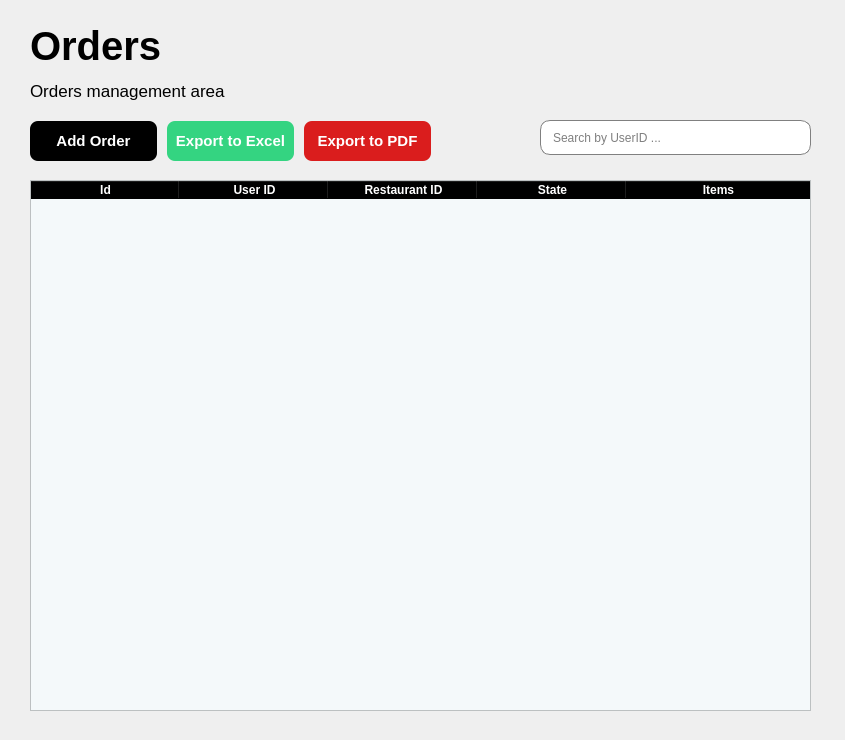
<?xml version="1.0" encoding="UTF-8"?>
<ui version="4.0">
 <class>main_screen_widget</class>
 <widget class="QWidget" name="main_screen_widget">
  <property name="geometry">
   <rect>
    <x>0</x>
    <y>0</y>
    <width>845</width>
    <height>740</height>
   </rect>
  </property>
  <property name="minimumSize">
   <size>
    <width>845</width>
    <height>740</height>
   </size>
  </property>
  <property name="maximumSize">
   <size>
    <width>845</width>
    <height>740</height>
   </size>
  </property>
  <property name="windowTitle">
   <string>Form</string>
  </property>
  <property name="styleSheet">
   <string notr="true"/>
  </property>
  <widget class="QStackedWidget" name="stackedWidget">
   <property name="geometry">
    <rect>
     <x>10</x>
     <y>20</y>
     <width>841</width>
     <height>701</height>
    </rect>
   </property>
   <property name="currentIndex">
    <number>4</number>
   </property>
   <widget class="QWidget" name="page_consultas">
    <widget class="QLabel" name="label">
     <property name="geometry">
      <rect>
       <x>360</x>
       <y>220</y>
       <width>91</width>
       <height>61</height>
      </rect>
     </property>
     <property name="text">
      <string>Consultas</string>
     </property>
    </widget>
   </widget>
   <widget class="QWidget" name="page_usuarios">
    <widget class="QTableWidget" name="tabla_users">
     <property name="geometry">
      <rect>
       <x>20</x>
       <y>160</y>
       <width>781</width>
       <height>531</height>
      </rect>
     </property>
     <property name="styleSheet">
      <string notr="true">QHeaderView::section{
	font-weight: bold;
	background-color: black;
	color: white;
}

QTableWidget{
	alternate-background-color: #B0EDFB;
	background-color: #F4F9FA;
}</string>
     </property>
     <property name="alternatingRowColors">
      <bool>true</bool>
     </property>
     <property name="textElideMode">
      <enum>Qt::TextElideMode::ElideMiddle</enum>
     </property>
     <property name="columnCount">
      <number>7</number>
     </property>
     <attribute name="horizontalHeaderVisible">
      <bool>true</bool>
     </attribute>
     <attribute name="horizontalHeaderCascadingSectionResizes">
      <bool>false</bool>
     </attribute>
     <attribute name="horizontalHeaderDefaultSectionSize">
      <number>80</number>
     </attribute>
     <attribute name="horizontalHeaderShowSortIndicator" stdset="0">
      <bool>false</bool>
     </attribute>
     <attribute name="horizontalHeaderStretchLastSection">
      <bool>true</bool>
     </attribute>
     <attribute name="verticalHeaderVisible">
      <bool>false</bool>
     </attribute>
     <attribute name="verticalHeaderCascadingSectionResizes">
      <bool>false</bool>
     </attribute>
     <attribute name="verticalHeaderStretchLastSection">
      <bool>false</bool>
     </attribute>
     <column>
      <property name="text">
       <string>Id</string>
      </property>
     </column>
     <column>
      <property name="text">
       <string>Username</string>
      </property>
     </column>
     <column>
      <property name="text">
       <string>Email</string>
      </property>
     </column>
     <column>
      <property name="text">
       <string>Address</string>
      </property>
     </column>
     <column>
      <property name="text">
       <string>Phone</string>
      </property>
     </column>
     <column>
      <property name="text">
       <string>CreationDate</string>
      </property>
     </column>
     <column>
      <property name="text">
       <string>Items</string>
      </property>
     </column>
    </widget>
    <widget class="QLineEdit" name="lineEdit_search_email">
     <property name="geometry">
      <rect>
       <x>530</x>
       <y>100</y>
       <width>271</width>
       <height>35</height>
      </rect>
     </property>
     <property name="minimumSize">
      <size>
       <width>0</width>
       <height>35</height>
      </size>
     </property>
     <property name="maximumSize">
      <size>
       <width>16777215</width>
       <height>35</height>
      </size>
     </property>
     <property name="styleSheet">
      <string notr="true">QLineEdit{
	padding-left: 10px;
	border: 1px solid gray;
	border-radius: 10px;
}
</string>
     </property>
     <property name="placeholderText">
      <string>Search by username or email...</string>
     </property>
    </widget>
    <widget class="QLabel" name="users_management">
     <property name="geometry">
      <rect>
       <x>20</x>
       <y>50</y>
       <width>221</width>
       <height>41</height>
      </rect>
     </property>
     <property name="font">
      <font>
       <pointsize>13</pointsize>
      </font>
     </property>
     <property name="text">
      <string>Users management area</string>
     </property>
    </widget>
    <widget class="QLabel" name="users_tittle">
     <property name="geometry">
      <rect>
       <x>20</x>
       <y>0</y>
       <width>121</width>
       <height>51</height>
      </rect>
     </property>
     <property name="font">
      <font>
       <pointsize>30</pointsize>
       <bold>true</bold>
      </font>
     </property>
     <property name="text">
      <string>Users</string>
     </property>
    </widget>
    <widget class="QWidget" name="layoutWidget">
     <property name="geometry">
      <rect>
       <x>20</x>
       <y>100</y>
       <width>401</width>
       <height>42</height>
      </rect>
     </property>
     <layout class="QHBoxLayout" name="horizontalLayout_2">
      <property name="spacing">
       <number>10</number>
      </property>
      <item>
       <widget class="QPushButton" name="btn_addUser_2">
        <property name="minimumSize">
         <size>
          <width>0</width>
          <height>40</height>
         </size>
        </property>
        <property name="styleSheet">
         <string notr="true">QPushButton{
	
	background-color: rgb(0, 0, 0);
	color: white;
	border: none;
	border-radius: 8px;
	font-weight: bold;
	font-size: 15px
}</string>
        </property>
        <property name="text">
         <string>Add User</string>
        </property>
       </widget>
      </item>
      <item>
       <widget class="QPushButton" name="btn_exportToExcel">
        <property name="minimumSize">
         <size>
          <width>0</width>
          <height>40</height>
         </size>
        </property>
        <property name="styleSheet">
         <string notr="true">QPushButton{
	background-color: #34D481;
	color: white;
	border: none;
	border-radius: 8px;
	font-weight: bold;
	font-size: 15px
}</string>
        </property>
        <property name="text">
         <string>Export to Excel</string>
        </property>
       </widget>
      </item>
      <item>
       <widget class="QPushButton" name="btn_exportToPDF">
        <property name="minimumSize">
         <size>
          <width>0</width>
          <height>40</height>
         </size>
        </property>
        <property name="styleSheet">
         <string notr="true">QPushButton{
	
	background-color: rgb(218, 29, 29);
	color: white;
	border: none;
	border-radius: 8px;
	font-weight: bold;
	font-size: 15px
}</string>
        </property>
        <property name="text">
         <string>Export to PDF</string>
        </property>
       </widget>
      </item>
     </layout>
    </widget>
   </widget>
   <widget class="QWidget" name="page_restaurantes">
    <widget class="QTableWidget" name="tabla_restaurants">
     <property name="geometry">
      <rect>
       <x>20</x>
       <y>160</y>
       <width>781</width>
       <height>531</height>
      </rect>
     </property>
     <property name="styleSheet">
      <string notr="true">QHeaderView::section{
	font-weight: bold;
	background-color: black;
	color: white;
}

QTableWidget{
	alternate-background-color: #B0EDFB;
	background-color: #F4F9FA;
}</string>
     </property>
     <property name="alternatingRowColors">
      <bool>true</bool>
     </property>
     <property name="textElideMode">
      <enum>Qt::TextElideMode::ElideMiddle</enum>
     </property>
     <property name="columnCount">
      <number>8</number>
     </property>
     <attribute name="horizontalHeaderVisible">
      <bool>true</bool>
     </attribute>
     <attribute name="horizontalHeaderCascadingSectionResizes">
      <bool>false</bool>
     </attribute>
     <attribute name="horizontalHeaderDefaultSectionSize">
      <number>80</number>
     </attribute>
     <attribute name="horizontalHeaderShowSortIndicator" stdset="0">
      <bool>false</bool>
     </attribute>
     <attribute name="horizontalHeaderStretchLastSection">
      <bool>true</bool>
     </attribute>
     <attribute name="verticalHeaderVisible">
      <bool>false</bool>
     </attribute>
     <attribute name="verticalHeaderCascadingSectionResizes">
      <bool>false</bool>
     </attribute>
     <attribute name="verticalHeaderStretchLastSection">
      <bool>false</bool>
     </attribute>
     <column>
      <property name="text">
       <string>Id</string>
      </property>
     </column>
     <column>
      <property name="text">
       <string>Name</string>
      </property>
     </column>
     <column>
      <property name="text">
       <string>Address</string>
      </property>
     </column>
     <column>
      <property name="text">
       <string>Category</string>
      </property>
     </column>
     <column>
      <property name="text">
       <string>Phone</string>
      </property>
     </column>
     <column>
      <property name="text">
       <string>Schedule</string>
      </property>
     </column>
     <column>
      <property name="text">
       <string>Qualification</string>
      </property>
     </column>
     <column>
      <property name="text">
       <string>Items</string>
      </property>
     </column>
    </widget>
    <widget class="QLineEdit" name="lineEdit_searchByNameCategoryTlfn">
     <property name="geometry">
      <rect>
       <x>530</x>
       <y>100</y>
       <width>271</width>
       <height>35</height>
      </rect>
     </property>
     <property name="minimumSize">
      <size>
       <width>0</width>
       <height>35</height>
      </size>
     </property>
     <property name="maximumSize">
      <size>
       <width>16777215</width>
       <height>35</height>
      </size>
     </property>
     <property name="styleSheet">
      <string notr="true">QLineEdit{
	padding-left: 10px;
	border: 1px solid gray;
	border-radius: 10px;
}
</string>
     </property>
     <property name="placeholderText">
      <string>Search by name, phone, category...</string>
     </property>
    </widget>
    <widget class="QLabel" name="restaurant_management">
     <property name="geometry">
      <rect>
       <x>20</x>
       <y>50</y>
       <width>261</width>
       <height>41</height>
      </rect>
     </property>
     <property name="font">
      <font>
       <pointsize>13</pointsize>
      </font>
     </property>
     <property name="text">
      <string>Restaurants management area</string>
     </property>
    </widget>
    <widget class="QWidget" name="layoutWidget_2">
     <property name="geometry">
      <rect>
       <x>20</x>
       <y>100</y>
       <width>401</width>
       <height>42</height>
      </rect>
     </property>
     <layout class="QHBoxLayout" name="horizontalLayout_6">
      <property name="spacing">
       <number>10</number>
      </property>
      <item>
       <widget class="QPushButton" name="btn_addRestaurant">
        <property name="minimumSize">
         <size>
          <width>0</width>
          <height>40</height>
         </size>
        </property>
        <property name="styleSheet">
         <string notr="true">QPushButton{
	
	background-color: rgb(0, 0, 0);
	color: white;
	border: none;
	border-radius: 8px;
	font-weight: bold;
	font-size: 15px
}</string>
        </property>
        <property name="text">
         <string>Add Restaurant</string>
        </property>
       </widget>
      </item>
      <item>
       <widget class="QPushButton" name="btn_exportToExcel_5">
        <property name="minimumSize">
         <size>
          <width>0</width>
          <height>40</height>
         </size>
        </property>
        <property name="styleSheet">
         <string notr="true">QPushButton{
	background-color: #34D481;
	color: white;
	border: none;
	border-radius: 8px;
	font-weight: bold;
	font-size: 15px
}</string>
        </property>
        <property name="text">
         <string>Export to Excel</string>
        </property>
       </widget>
      </item>
      <item>
       <widget class="QPushButton" name="btn_exportToPDF_5">
        <property name="minimumSize">
         <size>
          <width>0</width>
          <height>40</height>
         </size>
        </property>
        <property name="styleSheet">
         <string notr="true">QPushButton{
	
	background-color: rgb(218, 29, 29);
	color: white;
	border: none;
	border-radius: 8px;
	font-weight: bold;
	font-size: 15px
}</string>
        </property>
        <property name="text">
         <string>Export to PDF</string>
        </property>
       </widget>
      </item>
     </layout>
    </widget>
    <widget class="QLabel" name="restaurant_tittle">
     <property name="geometry">
      <rect>
       <x>20</x>
       <y>0</y>
       <width>241</width>
       <height>51</height>
      </rect>
     </property>
     <property name="font">
      <font>
       <pointsize>30</pointsize>
       <bold>true</bold>
      </font>
     </property>
     <property name="text">
      <string>Restaurants</string>
     </property>
    </widget>
   </widget>
   <widget class="QWidget" name="page_platos">
    <widget class="QTableWidget" name="tabla_plates">
     <property name="geometry">
      <rect>
       <x>20</x>
       <y>160</y>
       <width>781</width>
       <height>531</height>
      </rect>
     </property>
     <property name="styleSheet">
      <string notr="true">QHeaderView::section{
	font-weight: bold;
	background-color: black;
	color: white;
}

QTableWidget{
	alternate-background-color: #B0EDFB;
	background-color: #F4F9FA;
}</string>
     </property>
     <property name="alternatingRowColors">
      <bool>true</bool>
     </property>
     <property name="textElideMode">
      <enum>Qt::TextElideMode::ElideMiddle</enum>
     </property>
     <property name="columnCount">
      <number>6</number>
     </property>
     <attribute name="horizontalHeaderVisible">
      <bool>true</bool>
     </attribute>
     <attribute name="horizontalHeaderCascadingSectionResizes">
      <bool>false</bool>
     </attribute>
     <attribute name="horizontalHeaderDefaultSectionSize">
      <number>106</number>
     </attribute>
     <attribute name="horizontalHeaderShowSortIndicator" stdset="0">
      <bool>false</bool>
     </attribute>
     <attribute name="horizontalHeaderStretchLastSection">
      <bool>true</bool>
     </attribute>
     <attribute name="verticalHeaderVisible">
      <bool>false</bool>
     </attribute>
     <attribute name="verticalHeaderCascadingSectionResizes">
      <bool>false</bool>
     </attribute>
     <attribute name="verticalHeaderStretchLastSection">
      <bool>false</bool>
     </attribute>
     <column>
      <property name="text">
       <string>Id</string>
      </property>
     </column>
     <column>
      <property name="text">
       <string>Name</string>
      </property>
     </column>
     <column>
      <property name="text">
       <string>Price</string>
      </property>
     </column>
     <column>
      <property name="text">
       <string>Description</string>
      </property>
     </column>
     <column>
      <property name="text">
       <string>Restaurant ID</string>
      </property>
     </column>
     <column>
      <property name="text">
       <string>Items</string>
      </property>
     </column>
    </widget>
    <widget class="QLineEdit" name="lineEdit_searchByNameDescription">
     <property name="geometry">
      <rect>
       <x>530</x>
       <y>100</y>
       <width>271</width>
       <height>35</height>
      </rect>
     </property>
     <property name="minimumSize">
      <size>
       <width>0</width>
       <height>35</height>
      </size>
     </property>
     <property name="maximumSize">
      <size>
       <width>16777215</width>
       <height>35</height>
      </size>
     </property>
     <property name="styleSheet">
      <string notr="true">QLineEdit{
	padding-left: 10px;
	border: 1px solid gray;
	border-radius: 10px;
}
</string>
     </property>
     <property name="placeholderText">
      <string>Search by name, description ...</string>
     </property>
    </widget>
    <widget class="QLabel" name="plates_tittle">
     <property name="geometry">
      <rect>
       <x>20</x>
       <y>0</y>
       <width>241</width>
       <height>51</height>
      </rect>
     </property>
     <property name="font">
      <font>
       <pointsize>30</pointsize>
       <bold>true</bold>
      </font>
     </property>
     <property name="text">
      <string>Plates</string>
     </property>
    </widget>
    <widget class="QWidget" name="layoutWidget_3">
     <property name="geometry">
      <rect>
       <x>20</x>
       <y>100</y>
       <width>401</width>
       <height>42</height>
      </rect>
     </property>
     <layout class="QHBoxLayout" name="horizontalLayout_7">
      <property name="spacing">
       <number>10</number>
      </property>
      <item>
       <widget class="QPushButton" name="btn_addPlate">
        <property name="minimumSize">
         <size>
          <width>0</width>
          <height>40</height>
         </size>
        </property>
        <property name="styleSheet">
         <string notr="true">QPushButton{
	
	background-color: rgb(0, 0, 0);
	color: white;
	border: none;
	border-radius: 8px;
	font-weight: bold;
	font-size: 15px
}</string>
        </property>
        <property name="text">
         <string>Add Plate</string>
        </property>
       </widget>
      </item>
      <item>
       <widget class="QPushButton" name="btn_exportToExcel_2">
        <property name="minimumSize">
         <size>
          <width>0</width>
          <height>40</height>
         </size>
        </property>
        <property name="styleSheet">
         <string notr="true">QPushButton{
	background-color: #34D481;
	color: white;
	border: none;
	border-radius: 8px;
	font-weight: bold;
	font-size: 15px
}</string>
        </property>
        <property name="text">
         <string>Export to Excel</string>
        </property>
       </widget>
      </item>
      <item>
       <widget class="QPushButton" name="btn_exportToPDF_2">
        <property name="minimumSize">
         <size>
          <width>0</width>
          <height>40</height>
         </size>
        </property>
        <property name="styleSheet">
         <string notr="true">QPushButton{
	
	background-color: rgb(218, 29, 29);
	color: white;
	border: none;
	border-radius: 8px;
	font-weight: bold;
	font-size: 15px
}</string>
        </property>
        <property name="text">
         <string>Export to PDF</string>
        </property>
       </widget>
      </item>
     </layout>
    </widget>
    <widget class="QLabel" name="plates_management">
     <property name="geometry">
      <rect>
       <x>20</x>
       <y>50</y>
       <width>261</width>
       <height>41</height>
      </rect>
     </property>
     <property name="font">
      <font>
       <pointsize>13</pointsize>
      </font>
     </property>
     <property name="text">
      <string>Plates management area</string>
     </property>
    </widget>
   </widget>
   <widget class="QWidget" name="page_pedidos">
    <widget class="QTableWidget" name="tabla_orders">
     <property name="geometry">
      <rect>
       <x>20</x>
       <y>160</y>
       <width>781</width>
       <height>531</height>
      </rect>
     </property>
     <property name="styleSheet">
      <string notr="true">QHeaderView::section{
	font-weight: bold;
	background-color: black;
	color: white;
}

QTableWidget{
	alternate-background-color: #B0EDFB;
	background-color: #F4F9FA;
}</string>
     </property>
     <property name="alternatingRowColors">
      <bool>true</bool>
     </property>
     <property name="textElideMode">
      <enum>Qt::TextElideMode::ElideMiddle</enum>
     </property>
     <property name="columnCount">
      <number>5</number>
     </property>
     <attribute name="horizontalHeaderVisible">
      <bool>true</bool>
     </attribute>
     <attribute name="horizontalHeaderCascadingSectionResizes">
      <bool>false</bool>
     </attribute>
     <attribute name="horizontalHeaderDefaultSectionSize">
      <number>149</number>
     </attribute>
     <attribute name="horizontalHeaderShowSortIndicator" stdset="0">
      <bool>false</bool>
     </attribute>
     <attribute name="horizontalHeaderStretchLastSection">
      <bool>true</bool>
     </attribute>
     <attribute name="verticalHeaderVisible">
      <bool>false</bool>
     </attribute>
     <attribute name="verticalHeaderCascadingSectionResizes">
      <bool>false</bool>
     </attribute>
     <attribute name="verticalHeaderStretchLastSection">
      <bool>false</bool>
     </attribute>
     <column>
      <property name="text">
       <string>Id</string>
      </property>
     </column>
     <column>
      <property name="text">
       <string>User ID</string>
      </property>
     </column>
     <column>
      <property name="text">
       <string>Restaurant ID</string>
      </property>
     </column>
     <column>
      <property name="text">
       <string>State</string>
      </property>
     </column>
     <column>
      <property name="text">
       <string>Items</string>
      </property>
     </column>
    </widget>
    <widget class="QLineEdit" name="lineEdit_searchByUserID">
     <property name="geometry">
      <rect>
       <x>530</x>
       <y>100</y>
       <width>271</width>
       <height>35</height>
      </rect>
     </property>
     <property name="minimumSize">
      <size>
       <width>0</width>
       <height>35</height>
      </size>
     </property>
     <property name="maximumSize">
      <size>
       <width>16777215</width>
       <height>35</height>
      </size>
     </property>
     <property name="styleSheet">
      <string notr="true">QLineEdit{
	padding-left: 10px;
	border: 1px solid gray;
	border-radius: 10px;
}
</string>
     </property>
     <property name="text">
      <string/>
     </property>
     <property name="placeholderText">
      <string>Search by UserID ...</string>
     </property>
    </widget>
    <widget class="QLabel" name="plates_management_2">
     <property name="geometry">
      <rect>
       <x>20</x>
       <y>50</y>
       <width>261</width>
       <height>41</height>
      </rect>
     </property>
     <property name="font">
      <font>
       <pointsize>13</pointsize>
      </font>
     </property>
     <property name="text">
      <string>Orders management area</string>
     </property>
    </widget>
    <widget class="QLabel" name="plates_tittle_2">
     <property name="geometry">
      <rect>
       <x>20</x>
       <y>0</y>
       <width>241</width>
       <height>51</height>
      </rect>
     </property>
     <property name="font">
      <font>
       <pointsize>30</pointsize>
       <bold>true</bold>
      </font>
     </property>
     <property name="text">
      <string>Orders</string>
     </property>
    </widget>
    <widget class="QWidget" name="layoutWidget_4">
     <property name="geometry">
      <rect>
       <x>20</x>
       <y>100</y>
       <width>401</width>
       <height>42</height>
      </rect>
     </property>
     <layout class="QHBoxLayout" name="horizontalLayout_8">
      <property name="spacing">
       <number>10</number>
      </property>
      <item>
       <widget class="QPushButton" name="btn_addOrder">
        <property name="minimumSize">
         <size>
          <width>0</width>
          <height>40</height>
         </size>
        </property>
        <property name="styleSheet">
         <string notr="true">QPushButton{
	
	background-color: rgb(0, 0, 0);
	color: white;
	border: none;
	border-radius: 8px;
	font-weight: bold;
	font-size: 15px
}</string>
        </property>
        <property name="text">
         <string>Add Order</string>
        </property>
       </widget>
      </item>
      <item>
       <widget class="QPushButton" name="btn_exportToExcel_3">
        <property name="minimumSize">
         <size>
          <width>0</width>
          <height>40</height>
         </size>
        </property>
        <property name="styleSheet">
         <string notr="true">QPushButton{
	background-color: #34D481;
	color: white;
	border: none;
	border-radius: 8px;
	font-weight: bold;
	font-size: 15px
}</string>
        </property>
        <property name="text">
         <string>Export to Excel</string>
        </property>
       </widget>
      </item>
      <item>
       <widget class="QPushButton" name="btn_exportToPDF_3">
        <property name="minimumSize">
         <size>
          <width>0</width>
          <height>40</height>
         </size>
        </property>
        <property name="styleSheet">
         <string notr="true">QPushButton{
	
	background-color: rgb(218, 29, 29);
	color: white;
	border: none;
	border-radius: 8px;
	font-weight: bold;
	font-size: 15px
}</string>
        </property>
        <property name="text">
         <string>Export to PDF</string>
        </property>
       </widget>
      </item>
     </layout>
    </widget>
   </widget>
   <widget class="QWidget" name="page_detallesPedidos">
    <widget class="QLabel" name="plates_management_3">
     <property name="geometry">
      <rect>
       <x>20</x>
       <y>50</y>
       <width>261</width>
       <height>41</height>
      </rect>
     </property>
     <property name="font">
      <font>
       <pointsize>13</pointsize>
      </font>
     </property>
     <property name="text">
      <string>Orders details management area</string>
     </property>
    </widget>
    <widget class="QWidget" name="layoutWidget_5">
     <property name="geometry">
      <rect>
       <x>20</x>
       <y>100</y>
       <width>421</width>
       <height>42</height>
      </rect>
     </property>
     <layout class="QHBoxLayout" name="horizontalLayout_9">
      <property name="spacing">
       <number>10</number>
      </property>
      <item>
       <widget class="QPushButton" name="btn_addOrderDetails">
        <property name="minimumSize">
         <size>
          <width>0</width>
          <height>40</height>
         </size>
        </property>
        <property name="styleSheet">
         <string notr="true">QPushButton{
	
	background-color: rgb(0, 0, 0);
	color: white;
	border: none;
	border-radius: 8px;
	font-weight: bold;
	font-size: 15px
}</string>
        </property>
        <property name="text">
         <string>Add Order Details</string>
        </property>
       </widget>
      </item>
      <item>
       <widget class="QPushButton" name="btn_exportToExcel_4">
        <property name="minimumSize">
         <size>
          <width>0</width>
          <height>40</height>
         </size>
        </property>
        <property name="styleSheet">
         <string notr="true">QPushButton{
	background-color: #34D481;
	color: white;
	border: none;
	border-radius: 8px;
	font-weight: bold;
	font-size: 15px
}</string>
        </property>
        <property name="text">
         <string>Export to Excel</string>
        </property>
       </widget>
      </item>
      <item>
       <widget class="QPushButton" name="btn_exportToPDF_4">
        <property name="minimumSize">
         <size>
          <width>0</width>
          <height>40</height>
         </size>
        </property>
        <property name="styleSheet">
         <string notr="true">QPushButton{
	
	background-color: rgb(218, 29, 29);
	color: white;
	border: none;
	border-radius: 8px;
	font-weight: bold;
	font-size: 15px
}</string>
        </property>
        <property name="text">
         <string>Export to PDF</string>
        </property>
       </widget>
      </item>
     </layout>
    </widget>
    <widget class="QLabel" name="plates_tittle_3">
     <property name="geometry">
      <rect>
       <x>20</x>
       <y>0</y>
       <width>281</width>
       <height>51</height>
      </rect>
     </property>
     <property name="font">
      <font>
       <pointsize>30</pointsize>
       <bold>true</bold>
      </font>
     </property>
     <property name="text">
      <string>Orders Details</string>
     </property>
    </widget>
    <widget class="QLineEdit" name="lineEdit_searchByOrderID">
     <property name="geometry">
      <rect>
       <x>530</x>
       <y>100</y>
       <width>271</width>
       <height>35</height>
      </rect>
     </property>
     <property name="minimumSize">
      <size>
       <width>0</width>
       <height>35</height>
      </size>
     </property>
     <property name="maximumSize">
      <size>
       <width>16777215</width>
       <height>35</height>
      </size>
     </property>
     <property name="styleSheet">
      <string notr="true">QLineEdit{
	padding-left: 10px;
	border: 1px solid gray;
	border-radius: 10px;
}
</string>
     </property>
     <property name="text">
      <string/>
     </property>
     <property name="placeholderText">
      <string>Search by OrderID ...</string>
     </property>
    </widget>
    <widget class="QTableWidget" name="tabla_ordersDetails">
     <property name="geometry">
      <rect>
       <x>20</x>
       <y>160</y>
       <width>781</width>
       <height>531</height>
      </rect>
     </property>
     <property name="styleSheet">
      <string notr="true">QHeaderView::section{
	font-weight: bold;
	background-color: black;
	color: white;
}

QTableWidget{
	alternate-background-color: #B0EDFB;
	background-color: #F4F9FA;
}</string>
     </property>
     <property name="alternatingRowColors">
      <bool>true</bool>
     </property>
     <property name="textElideMode">
      <enum>Qt::TextElideMode::ElideMiddle</enum>
     </property>
     <property name="columnCount">
      <number>5</number>
     </property>
     <attribute name="horizontalHeaderVisible">
      <bool>true</bool>
     </attribute>
     <attribute name="horizontalHeaderCascadingSectionResizes">
      <bool>false</bool>
     </attribute>
     <attribute name="horizontalHeaderDefaultSectionSize">
      <number>149</number>
     </attribute>
     <attribute name="horizontalHeaderShowSortIndicator" stdset="0">
      <bool>false</bool>
     </attribute>
     <attribute name="horizontalHeaderStretchLastSection">
      <bool>true</bool>
     </attribute>
     <attribute name="verticalHeaderVisible">
      <bool>false</bool>
     </attribute>
     <attribute name="verticalHeaderCascadingSectionResizes">
      <bool>false</bool>
     </attribute>
     <attribute name="verticalHeaderStretchLastSection">
      <bool>false</bool>
     </attribute>
     <column>
      <property name="text">
       <string>Id</string>
      </property>
     </column>
     <column>
      <property name="text">
       <string>Order ID</string>
      </property>
     </column>
     <column>
      <property name="text">
       <string>Plate ID</string>
      </property>
     </column>
     <column>
      <property name="text">
       <string>Amount</string>
      </property>
     </column>
     <column>
      <property name="text">
       <string>Items</string>
      </property>
     </column>
    </widget>
   </widget>
   <widget class="QWidget" name="page_repartidores">
    <widget class="QLabel" name="label_3">
     <property name="geometry">
      <rect>
       <x>20</x>
       <y>0</y>
       <width>311</width>
       <height>51</height>
      </rect>
     </property>
     <property name="font">
      <font>
       <pointsize>30</pointsize>
       <bold>true</bold>
      </font>
     </property>
     <property name="text">
      <string>Delivery People</string>
     </property>
    </widget>
    <widget class="QLabel" name="label_4">
     <property name="geometry">
      <rect>
       <x>20</x>
       <y>50</y>
       <width>281</width>
       <height>41</height>
      </rect>
     </property>
     <property name="font">
      <font>
       <pointsize>13</pointsize>
      </font>
     </property>
     <property name="text">
      <string>Delivery People management area</string>
     </property>
    </widget>
    <widget class="QTableWidget" name="tabla_delivery">
     <property name="geometry">
      <rect>
       <x>20</x>
       <y>160</y>
       <width>781</width>
       <height>531</height>
      </rect>
     </property>
     <property name="styleSheet">
      <string notr="true">QHeaderView::section{
	font-weight: bold;
	background-color: black;
	color: white;
}

QTableWidget{
	alternate-background-color: #B0EDFB;
	background-color: #F4F9FA;
}</string>
     </property>
     <property name="alternatingRowColors">
      <bool>true</bool>
     </property>
     <attribute name="horizontalHeaderVisible">
      <bool>true</bool>
     </attribute>
     <attribute name="horizontalHeaderCascadingSectionResizes">
      <bool>false</bool>
     </attribute>
     <attribute name="horizontalHeaderDefaultSectionSize">
      <number>110</number>
     </attribute>
     <attribute name="horizontalHeaderShowSortIndicator" stdset="0">
      <bool>false</bool>
     </attribute>
     <attribute name="horizontalHeaderStretchLastSection">
      <bool>true</bool>
     </attribute>
     <attribute name="verticalHeaderVisible">
      <bool>false</bool>
     </attribute>
     <attribute name="verticalHeaderCascadingSectionResizes">
      <bool>false</bool>
     </attribute>
     <attribute name="verticalHeaderStretchLastSection">
      <bool>false</bool>
     </attribute>
     <column>
      <property name="text">
       <string>Id</string>
      </property>
     </column>
     <column>
      <property name="text">
       <string>NIF</string>
      </property>
     </column>
     <column>
      <property name="text">
       <string>Name</string>
      </property>
     </column>
     <column>
      <property name="text">
       <string>Order ID</string>
      </property>
     </column>
     <column>
      <property name="text">
       <string>Vehicle</string>
      </property>
     </column>
     <column>
      <property name="text">
       <string>Items</string>
      </property>
     </column>
    </widget>
    <widget class="QLineEdit" name="lineEdit_searchBy">
     <property name="geometry">
      <rect>
       <x>530</x>
       <y>100</y>
       <width>271</width>
       <height>35</height>
      </rect>
     </property>
     <property name="minimumSize">
      <size>
       <width>0</width>
       <height>35</height>
      </size>
     </property>
     <property name="maximumSize">
      <size>
       <width>16777215</width>
       <height>35</height>
      </size>
     </property>
     <property name="styleSheet">
      <string notr="true">QLineEdit{
	padding-left: 10px;
	border: 1px solid gray;
	border-radius: 10px;
}
</string>
     </property>
     <property name="placeholderText">
      <string>Search by NIF, name ...</string>
     </property>
    </widget>
    <widget class="QWidget" name="layoutWidget">
     <property name="geometry">
      <rect>
       <x>20</x>
       <y>100</y>
       <width>401</width>
       <height>42</height>
      </rect>
     </property>
     <layout class="QHBoxLayout" name="horizontalLayout">
      <property name="spacing">
       <number>10</number>
      </property>
      <item>
       <widget class="QPushButton" name="btn_addDelivery">
        <property name="minimumSize">
         <size>
          <width>0</width>
          <height>40</height>
         </size>
        </property>
        <property name="styleSheet">
         <string notr="true">QPushButton{
	
	background-color: rgb(0, 0, 0);
	color: white;
	border: none;
	border-radius: 8px;
	font-weight: bold;
	font-size: 15px
}</string>
        </property>
        <property name="text">
         <string>Add Delivery</string>
        </property>
       </widget>
      </item>
      <item>
       <widget class="QPushButton" name="btn_exportExcel">
        <property name="minimumSize">
         <size>
          <width>0</width>
          <height>40</height>
         </size>
        </property>
        <property name="styleSheet">
         <string notr="true">QPushButton{
	background-color: #34D481;
	color: white;
	border: none;
	border-radius: 8px;
	font-weight: bold;
	font-size: 15px
}</string>
        </property>
        <property name="text">
         <string>Export to Excel</string>
        </property>
       </widget>
      </item>
      <item>
       <widget class="QPushButton" name="btn_exportPDF">
        <property name="minimumSize">
         <size>
          <width>0</width>
          <height>40</height>
         </size>
        </property>
        <property name="styleSheet">
         <string notr="true">QPushButton{
	
	background-color: rgb(218, 29, 29);
	color: white;
	border: none;
	border-radius: 8px;
	font-weight: bold;
	font-size: 15px
}</string>
        </property>
        <property name="text">
         <string>Export to PDF</string>
        </property>
       </widget>
      </item>
     </layout>
    </widget>
   </widget>
  </widget>
 </widget>
 <resources/>
 <connections/>
</ui>
